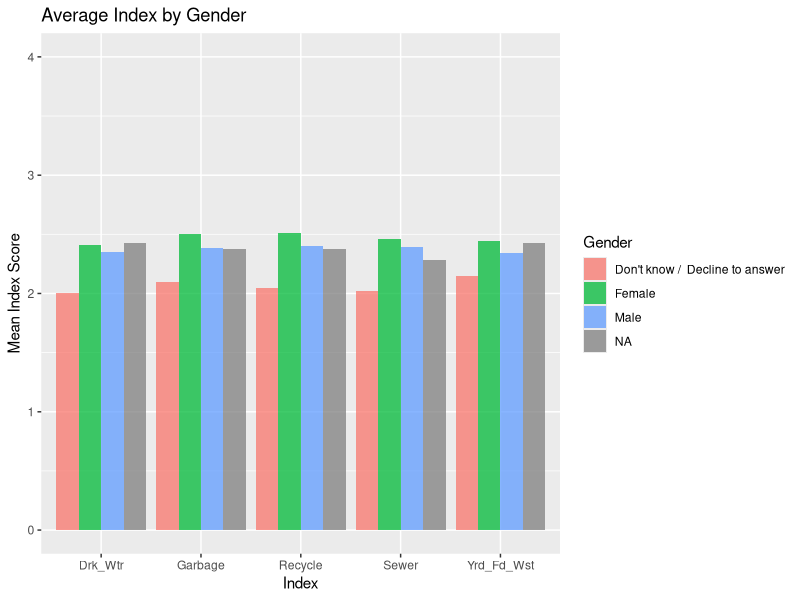
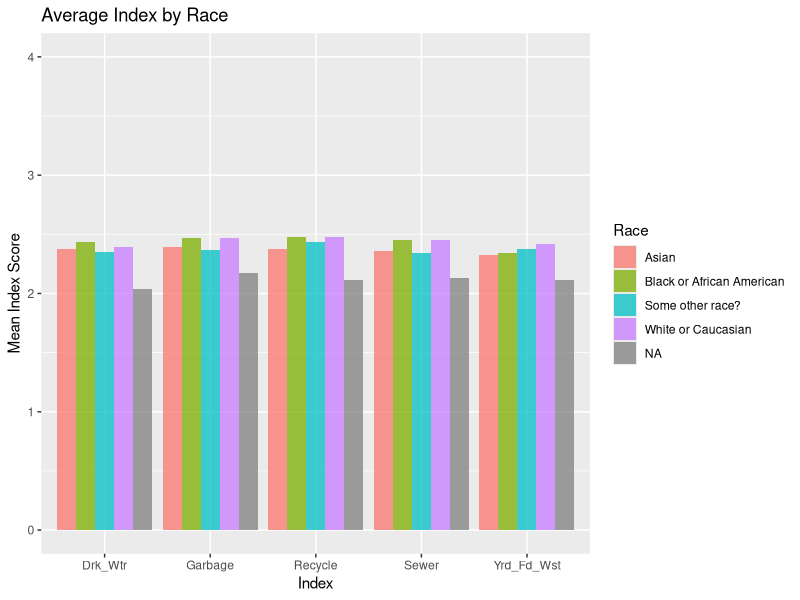
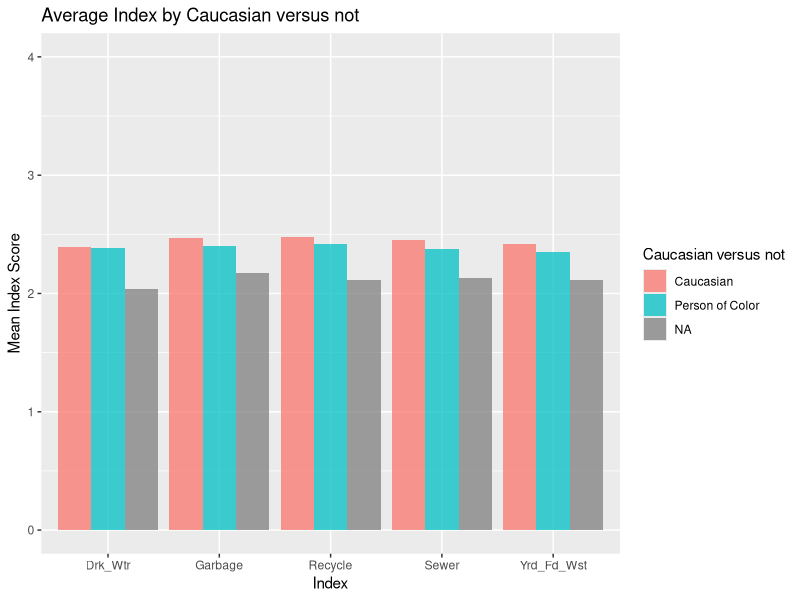
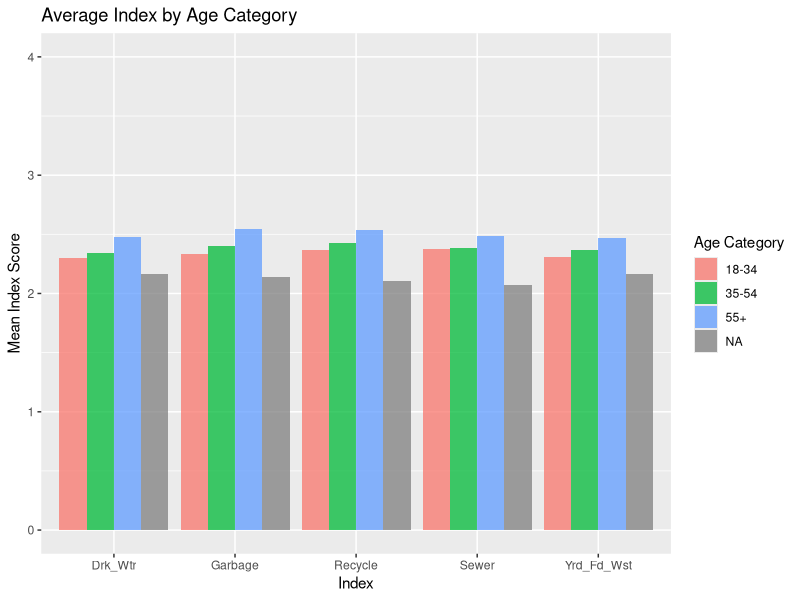
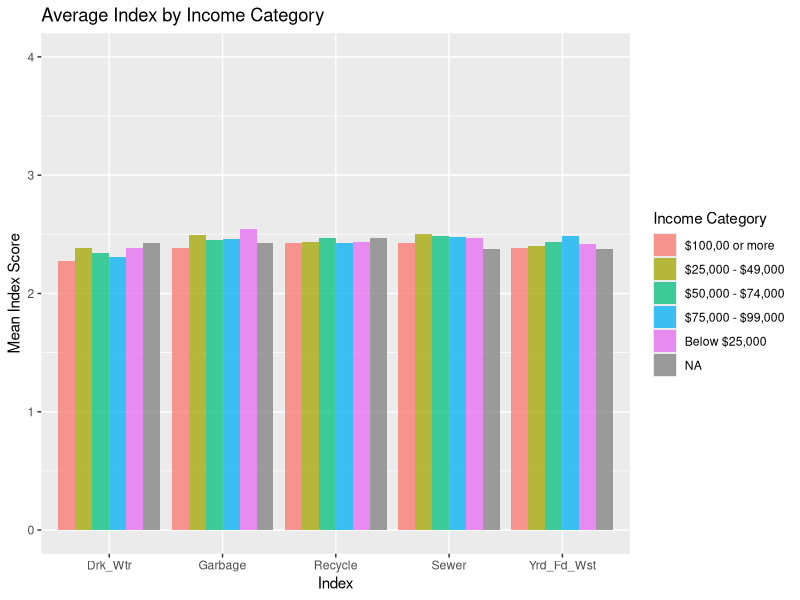
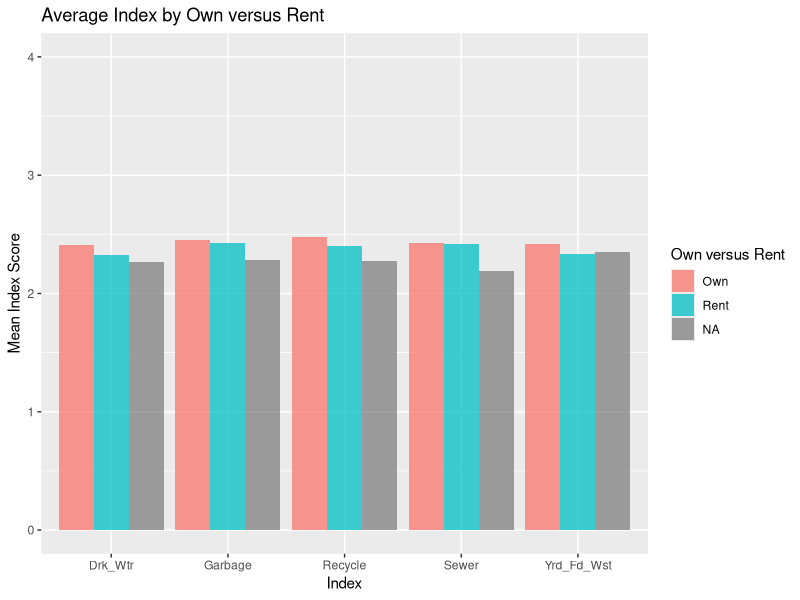

Recreate these plots in R, in order.
## ---- chunk 1
library(dplyr);library(ggplot2);library(tidyr)
rs <- read.csv("RS.csv")
## ---- chunk 2
m_r <- function(x) {
      mean(x, na.rm = T)
}
## ---- chunk 3
sum_cat <- function(data, ...) {
      data %>%
            group_by_(...) %>%
            summarise(Garbage = m_r(Garbage), Recycle = m_r(Recycle), 
                      Drk_Wtr = m_r(Drk_Wtr), Yrd_Fd_Wst = m_r(Yrd_Fd_Wst), 
                      Sewer = m_r(Sewer))
}
## ---- chunk 4
gender <- sum_cat(rs, "Gender")
race <- sum_cat(rs, "Race")
caucasian <- sum_cat(rs, "Caucasian")
age <- sum_cat(rs, "Age_Cat")
income <- sum_cat(rs, "Inc_Cat")
own <- sum_cat(rs, "Own_Rent")
## ---- chunk 5
g_g <- function(tab, tit) {
      temp <- gather(tab, category, mean, Garbage:Sewer)
      ggplot(temp, aes(x = category, y = mean, fill = factor(temp[[1]]))) + 
            geom_bar(stat = "identity", position = "dodge", alpha = 0.75) + 
            coord_cartesian(ylim = c(0, 4)) +
            labs(title = paste("Average Index by", tit, sep = " "), 
                 x = "Index", y = "Mean Index Score") + 
            scale_fill_discrete(name = tit) 
}
## ---- chunk 6
g_g(gender, "Gender")
g_g(race, "Race")
g_g(caucasian, "Caucasian versus not")
g_g(age, "Age Category")
g_g(income, "Income Category")
g_g(own, "Own versus Rent")
